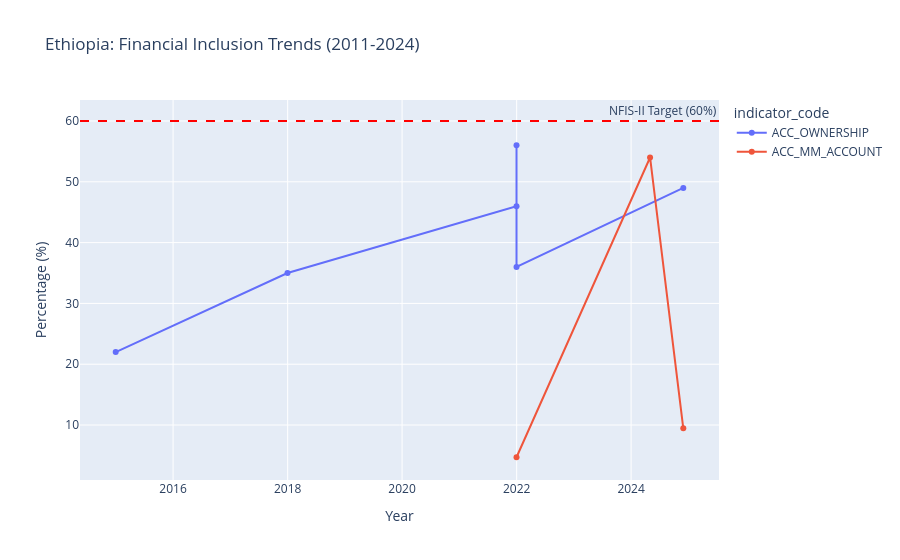

Write notebook code for a chart like this one.
### Code cell
# Filter for Access and Usage pillars
indicators_to_plot = ['ACC_OWNERSHIP', 'ACC_MM_ACCOUNT', 'USG_DIGITAL_PAYMENT']
trend_df = obs_df[obs_df['indicator_code'].isin(indicators_to_plot)].sort_values('observation_date')

fig = px.line(trend_df, x='observation_date', y='value_numeric', color='indicator_code',
              title='Ethiopia: Financial Inclusion Trends (2011-2024)',
              markers=True, labels={'value_numeric': 'Percentage (%)', 'observation_date': 'Year'})

# Add a vertical line for the National Financial Inclusion Strategy (NFIS-II) 2024 target if available
fig.add_hline(y=60, line_dash="dash", annotation_text="NFIS-II Target (60%)", line_color="red")

fig.show()

### Figure 1 — Plotly figure (JSON) as saved in the notebook; plotly's stock layout.template omitted (floating-point values rounded to 4 significant figures)
{"data": [{"hovertemplate": "indicator_code=ACC_OWNERSHIP<br>Year=%{x}<br>Percentage (%)=%{y}<extra></extra>", "legendgroup": "ACC_OWNERSHIP", "line": {"color": "#636efa", "dash": "solid"}, "marker": {"symbol": "circle"}, "mode": "lines+markers", "name": "ACC_OWNERSHIP", "orientation": "v", "showlegend": true, "type": "scatter", "x": ["2014-12-31T00:00:00.000000000", "2017-12-31T00:00:00.000000000", "2021-12-31T00:00:00.000000000", "2021-12-31T00:00:00.000000000", "2021-12-31T00:00:00.000000000", "2024-11-29T00:00:00.000000000"], "xaxis": "x", "y": [22.0, 35.0, 46.0, 56.0, 36.0, 49.0], "yaxis": "y"}, {"hovertemplate": "indicator_code=ACC_MM_ACCOUNT<br>Year=%{x}<br>Percentage (%)=%{y}<extra></extra>", "legendgroup": "ACC_MM_ACCOUNT", "line": {"color": "#EF553B", "dash": "solid"}, "marker": {"symbol": "circle"}, "mode": "lines+markers", "name": "ACC_MM_ACCOUNT", "orientation": "v", "showlegend": true, "type": "scatter", "x": ["2021-12-31T00:00:00.000000000", "2024-05-01T00:00:00.000000000", "2024-11-29T00:00:00.000000000"], "xaxis": "x", "y": [4.7, 54.0, 9.45], "yaxis": "y"}], "layout": {"annotations": [{"showarrow": false, "text": "NFIS-II Target (60%)", "x": 1, "xanchor": "right", "xref": "x domain", "y": 60, "yanchor": "bottom", "yref": "y"}], "legend": {"title": {"text": "indicator_code"}, "tracegroupgap": 0}, "shapes": [{"line": {"color": "red", "dash": "dash"}, "type": "line", "x0": 0, "x1": 1, "xref": "x domain", "y0": 60, "y1": 60, "yref": "y"}], "title": {"text": "Ethiopia: Financial Inclusion Trends (2011-2024)"}, "xaxis": {"anchor": "y", "domain": [0, 1], "title": {"text": "Year"}}, "yaxis": {"anchor": "x", "domain": [0, 1], "title": {"text": "Percentage (%)"}}}}
